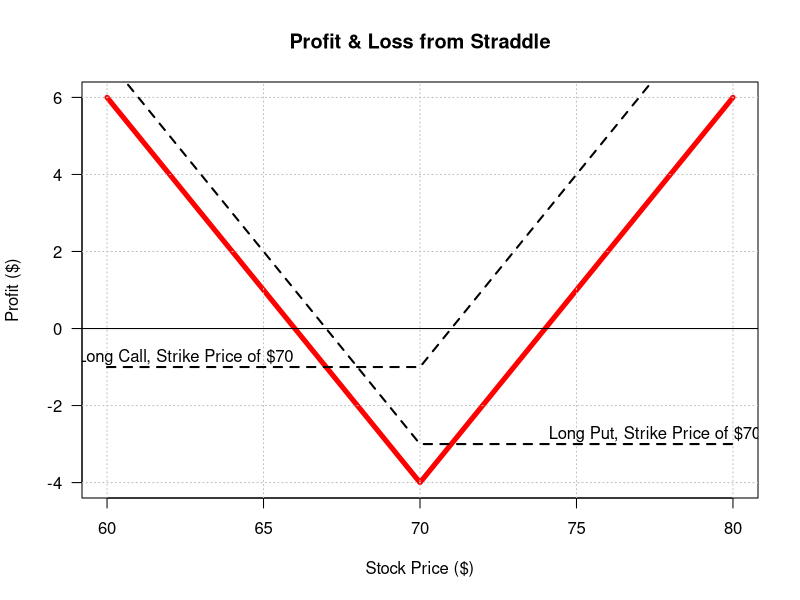

R code for this plot:
combo.straddle <- function(k, call, put){ # Straddle Combination of Calls
  
  C <- rbind(cbind(seq(k - 10, k, 1), -call),
             cbind(seq(k + 1, k + 10, 1), seq(10) - call)) # Long Call
  
  P <- rbind(cbind(seq(k - 10, k - 1, 1), put - seq(-5, 4, 1) - 1),
             cbind(seq(k, k + 10, 1), -put)) # Long Put
  
  colnames(C) <- c("Stock Price", "Profit from Long Call") # Column names
  colnames(P) <- c("Stock Price", "Profit from Long Put")
  
  DF <- merge(C, P, by = "Stock Price") # Merge stock and option data frames
  
  DF$`Total Payoff` <- DF[,2] + DF[,3] # Total Pay-off column
  
  plot(x = DF[,1], y = DF[,4], las = 1, ylab = "Profit ($)", type = "l",
       xlab = "Stock Price ($)", ylim = c(min(DF[,4]), max(DF[,4])), 
       main = "Profit & Loss from Straddle", lwd = 5, col = "red")
  
  grid(nx = NULL, ny = NULL, col = "grey", lty = 3) # grid
  
  abline(h = 0) # Break Even line and lines for calls below
  
  for (n in 2:3){ lines(x = DF[,1], y = DF[,n], lwd = 2, lty = 2) } 
  
  text(x = k + 7.5, y = 0.25 - put,
       sprintf("Long Put, Strike Price of $%s", k)) # Short Put
  text(x = k - 7.5, y = 0.25 - call,
       sprintf("Long Call, Strike Price of $%s", k)) # First Long Put
  
  DF # Display data frame of pay-off
}
combo.straddle(70, 1, 3) # Test
